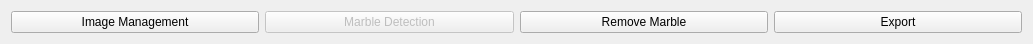
       <widget class="QWidget" name="layoutWidget_4">
        <property name="geometry">
         <rect>
          <x>0</x>
          <y>780</y>
          <width>1033</width>
          <height>30</height>
         </rect>
        </property>
        <property name="sizePolicy">
         <sizepolicy hsizetype="MinimumExpanding" vsizetype="MinimumExpanding">
          <horstretch>0</horstretch>
          <verstretch>0</verstretch>
         </sizepolicy>
        </property>
        <layout class="QHBoxLayout" name="horizontalLayout_8">
         <item>
          <widget class="QPushButton" name="image_Management_Btn_2">
           <property name="enabled">
            <bool>true</bool>
           </property>
           <property name="sizePolicy">
            <sizepolicy hsizetype="MinimumExpanding" vsizetype="MinimumExpanding">
             <horstretch>0</horstretch>
             <verstretch>0</verstretch>
            </sizepolicy>
           </property>
           <property name="text">
            <string>Image Management</string>
           </property>
           <property name="checkable">
            <bool>false</bool>
           </property>
           <property name="flat">
            <bool>false</bool>
           </property>
          </widget>
         </item>
         <item>
          <widget class="QPushButton" name="marble_Detection_Btn_2">
           <property name="enabled">
            <bool>false</bool>
           </property>
           <property name="sizePolicy">
            <sizepolicy hsizetype="MinimumExpanding" vsizetype="MinimumExpanding">
             <horstretch>0</horstretch>
             <verstretch>0</verstretch>
            </sizepolicy>
           </property>
           <property name="text">
            <string>Marble Detection</string>
           </property>
          </widget>
         </item>
         <item>
          <widget class="QPushButton" name="remove_Marble_Btn_2">
           <property name="sizePolicy">
            <sizepolicy hsizetype="MinimumExpanding" vsizetype="MinimumExpanding">
             <horstretch>0</horstretch>
             <verstretch>0</verstretch>
            </sizepolicy>
           </property>
           <property name="text">
            <string>Remove Marble</string>
           </property>
          </widget>
         </item>
         <item>
          <widget class="QPushButton" name="export_Btn_2">
           <property name="sizePolicy">
            <sizepolicy hsizetype="MinimumExpanding" vsizetype="MinimumExpanding">
             <horstretch>0</horstretch>
             <verstretch>0</verstretch>
            </sizepolicy>
           </property>
           <property name="text">
            <string>Export</string>
           </property>
          </widget>
         </item>
        </layout>
       </widget>
